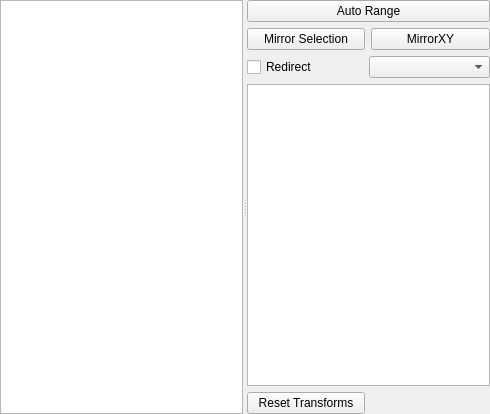
<?xml version="1.0" encoding="UTF-8"?>
<ui version="4.0">
 <class>Form</class>
 <widget class="QWidget" name="Form">
  <property name="geometry">
   <rect>
    <x>0</x>
    <y>0</y>
    <width>490</width>
    <height>414</height>
   </rect>
  </property>
  <property name="windowTitle">
   <string>Form</string>
  </property>
  <layout class="QGridLayout" name="gridLayout">
   <property name="margin">
    <number>0</number>
   </property>
   <property name="spacing">
    <number>0</number>
   </property>
   <item row="0" column="0">
    <widget class="QSplitter" name="splitter">
     <property name="orientation">
      <enum>Qt::Horizontal</enum>
     </property>
     <widget class="GraphicsView" name="view"/>
     <widget class="QWidget" name="layoutWidget">
      <layout class="QGridLayout" name="gridLayout_2">
       <item row="2" column="0" colspan="2">
        <widget class="QPushButton" name="autoRangeBtn">
         <property name="sizePolicy">
          <sizepolicy hsizetype="Minimum" vsizetype="Fixed">
           <horstretch>0</horstretch>
           <verstretch>1</verstretch>
          </sizepolicy>
         </property>
         <property name="text">
          <string>Auto Range</string>
         </property>
        </widget>
       </item>
       <item row="5" column="0" colspan="2">
        <layout class="QHBoxLayout" name="horizontalLayout">
         <property name="spacing">
          <number>0</number>
         </property>
         <item>
          <widget class="QCheckBox" name="redirectCheck">
           <property name="toolTip">
            <string>Check to display all local items in a remote canvas.</string>
           </property>
           <property name="text">
            <string>Redirect</string>
           </property>
          </widget>
         </item>
         <item>
          <widget class="CanvasCombo" name="redirectCombo"/>
         </item>
        </layout>
       </item>
       <item row="6" column="0" colspan="2">
        <widget class="TreeWidget" name="itemList">
         <property name="sizePolicy">
          <sizepolicy hsizetype="Expanding" vsizetype="Expanding">
           <horstretch>0</horstretch>
           <verstretch>100</verstretch>
          </sizepolicy>
         </property>
         <property name="headerHidden">
          <bool>true</bool>
         </property>
         <column>
          <property name="text">
           <string notr="true">1</string>
          </property>
         </column>
        </widget>
       </item>
       <item row="10" column="0" colspan="2">
        <layout class="QGridLayout" name="ctrlLayout">
         <property name="spacing">
          <number>0</number>
         </property>
        </layout>
       </item>
       <item row="7" column="0">
        <widget class="QPushButton" name="resetTransformsBtn">
         <property name="text">
          <string>Reset Transforms</string>
         </property>
        </widget>
       </item>
       <item row="3" column="0">
        <widget class="QPushButton" name="mirrorSelectionBtn">
         <property name="text">
          <string>Mirror Selection</string>
         </property>
        </widget>
       </item>
       <item row="3" column="1">
        <widget class="QPushButton" name="reflectSelectionBtn">
         <property name="text">
          <string>MirrorXY</string>
         </property>
        </widget>
       </item>
      </layout>
     </widget>
    </widget>
   </item>
  </layout>
 </widget>
 <customwidgets>
  <customwidget>
   <class>TreeWidget</class>
   <extends>QTreeWidget</extends>
   <header>..widgets.TreeWidget</header>
  </customwidget>
  <customwidget>
   <class>GraphicsView</class>
   <extends>QGraphicsView</extends>
   <header>..widgets.GraphicsView</header>
  </customwidget>
  <customwidget>
   <class>CanvasCombo</class>
   <extends>QComboBox</extends>
   <header>CanvasManager</header>
  </customwidget>
 </customwidgets>
 <resources/>
 <connections/>
</ui>
